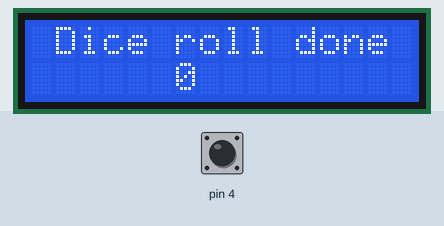
Simulated run of this sketch. Board: Arduino Uno, built with avr-gcc and run on an emulated ATmega328P. Shown: 16×2 character LCD. Inputs (shaded band) come from the test bench; at power-on: pin 4 LOW. Random numbers use the default seed unless the sketch sets one.

Above: at 1.2 s.
1.3 s: pin 4 driven HIGH
At 1.45 s:
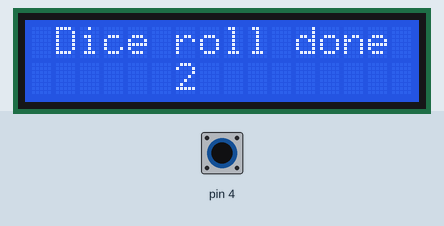
At 2.97 s:
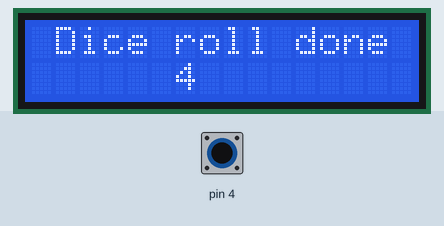
Timing chart, 0 to 4.5 s (numbered marks = the images above; inputs shaded):
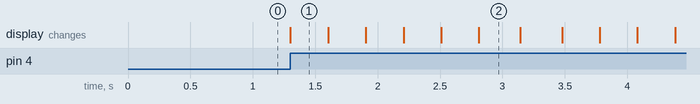

Measured:
- after the input at 1.3 s, the display: changes at once (image 1)

The sketch:

sketch.ino
```cpp
#include <LiquidCrystal.h>

LiquidCrystal lcd(12, 11, 5, 6, 7, 8);
int randomnumber;

void setup() {
  // put your setup code here, to run once:
  lcd.begin(16, 2);
  randomSeed(7);
  pinMode(4, INPUT);
}

void loop() {
  // put your main code here, to run repeatedly:
  lcd.setCursor(1, 0);
  lcd.print("Dice roll done");

  int DICEROLL = digitalRead(4);

  if(DICEROLL == 1) randomnumber = random(1, 7);

  lcd.setCursor(6, 1);
  lcd.print(randomnumber);
}
```
